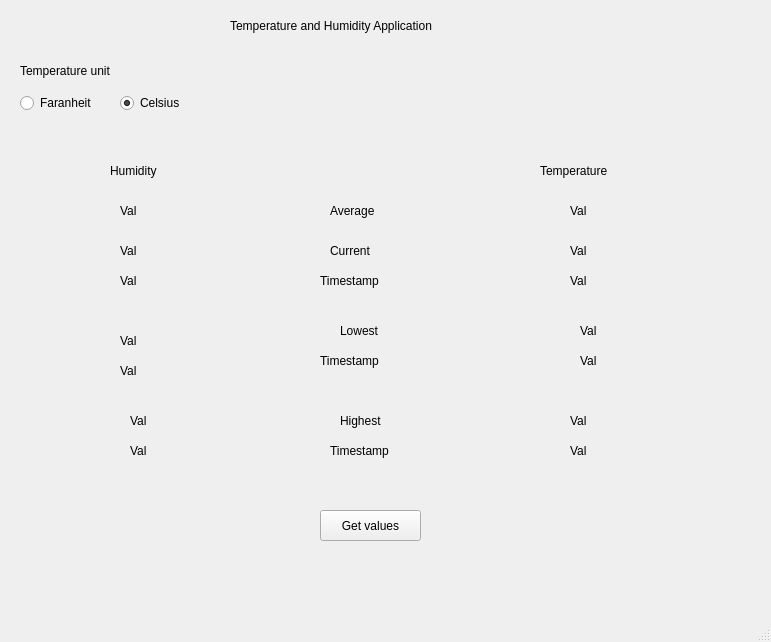
<?xml version="1.0" encoding="UTF-8"?>
<ui version="4.0">
 <class>MainWindow</class>
 <widget class="QMainWindow" name="MainWindow">
  <property name="geometry">
   <rect>
    <x>0</x>
    <y>0</y>
    <width>771</width>
    <height>642</height>
   </rect>
  </property>
  <property name="windowTitle">
   <string>MainWindow</string>
  </property>
  <widget class="QWidget" name="centralwidget">
   <widget class="QLabel" name="label">
    <property name="geometry">
     <rect>
      <x>230</x>
      <y>-40</y>
      <width>361</width>
      <height>131</height>
     </rect>
    </property>
    <property name="text">
     <string>Temperature and Humidity Application</string>
    </property>
   </widget>
   <widget class="QLabel" name="label_2">
    <property name="geometry">
     <rect>
      <x>540</x>
      <y>160</y>
      <width>121</width>
      <height>21</height>
     </rect>
    </property>
    <property name="text">
     <string>Temperature</string>
    </property>
   </widget>
   <widget class="QLabel" name="label_3">
    <property name="geometry">
     <rect>
      <x>110</x>
      <y>150</y>
      <width>91</width>
      <height>41</height>
     </rect>
    </property>
    <property name="text">
     <string>Humidity</string>
    </property>
   </widget>
   <widget class="QRadioButton" name="radioButton">
    <property name="geometry">
     <rect>
      <x>120</x>
      <y>90</y>
      <width>118</width>
      <height>26</height>
     </rect>
    </property>
    <property name="text">
     <string>Celsius</string>
    </property>
    <property name="checked">
     <bool>true</bool>
    </property>
   </widget>
   <widget class="QRadioButton" name="radioButton_2">
    <property name="geometry">
     <rect>
      <x>20</x>
      <y>90</y>
      <width>118</width>
      <height>26</height>
     </rect>
    </property>
    <property name="text">
     <string>Faranheit</string>
    </property>
   </widget>
   <widget class="QLabel" name="label_4">
    <property name="geometry">
     <rect>
      <x>340</x>
      <y>400</y>
      <width>91</width>
      <height>41</height>
     </rect>
    </property>
    <property name="text">
     <string>Highest</string>
    </property>
   </widget>
   <widget class="QLabel" name="label_5">
    <property name="geometry">
     <rect>
      <x>340</x>
      <y>310</y>
      <width>91</width>
      <height>41</height>
     </rect>
    </property>
    <property name="text">
     <string>Lowest</string>
    </property>
   </widget>
   <widget class="QLabel" name="label_6">
    <property name="geometry">
     <rect>
      <x>330</x>
      <y>230</y>
      <width>91</width>
      <height>41</height>
     </rect>
    </property>
    <property name="text">
     <string>Current</string>
    </property>
   </widget>
   <widget class="QLabel" name="label_7">
    <property name="geometry">
     <rect>
      <x>330</x>
      <y>190</y>
      <width>91</width>
      <height>41</height>
     </rect>
    </property>
    <property name="text">
     <string>Average</string>
    </property>
   </widget>
   <widget class="QLabel" name="label_8">
    <property name="geometry">
     <rect>
      <x>320</x>
      <y>260</y>
      <width>91</width>
      <height>41</height>
     </rect>
    </property>
    <property name="text">
     <string>Timestamp</string>
    </property>
   </widget>
   <widget class="QLabel" name="label_9">
    <property name="geometry">
     <rect>
      <x>20</x>
      <y>50</y>
      <width>141</width>
      <height>41</height>
     </rect>
    </property>
    <property name="text">
     <string>Temperature unit</string>
    </property>
   </widget>
   <widget class="QLabel" name="label_10">
    <property name="geometry">
     <rect>
      <x>330</x>
      <y>430</y>
      <width>91</width>
      <height>41</height>
     </rect>
    </property>
    <property name="text">
     <string>Timestamp</string>
    </property>
   </widget>
   <widget class="QLabel" name="label_11">
    <property name="geometry">
     <rect>
      <x>320</x>
      <y>340</y>
      <width>91</width>
      <height>41</height>
     </rect>
    </property>
    <property name="text">
     <string>Timestamp</string>
    </property>
   </widget>
   <widget class="QLabel" name="avgh">
    <property name="geometry">
     <rect>
      <x>120</x>
      <y>190</y>
      <width>91</width>
      <height>41</height>
     </rect>
    </property>
    <property name="text">
     <string>Val</string>
    </property>
   </widget>
   <widget class="QLabel" name="curh">
    <property name="geometry">
     <rect>
      <x>120</x>
      <y>230</y>
      <width>91</width>
      <height>41</height>
     </rect>
    </property>
    <property name="text">
     <string>Val</string>
    </property>
   </widget>
   <widget class="QLabel" name="curhtime">
    <property name="geometry">
     <rect>
      <x>120</x>
      <y>260</y>
      <width>91</width>
      <height>41</height>
     </rect>
    </property>
    <property name="text">
     <string>Val</string>
    </property>
   </widget>
   <widget class="QLabel" name="lowh">
    <property name="geometry">
     <rect>
      <x>120</x>
      <y>320</y>
      <width>91</width>
      <height>41</height>
     </rect>
    </property>
    <property name="text">
     <string>Val</string>
    </property>
   </widget>
   <widget class="QLabel" name="timehumhigh">
    <property name="geometry">
     <rect>
      <x>130</x>
      <y>430</y>
      <width>91</width>
      <height>41</height>
     </rect>
    </property>
    <property name="text">
     <string>Val</string>
    </property>
   </widget>
   <widget class="QLabel" name="highh">
    <property name="geometry">
     <rect>
      <x>130</x>
      <y>400</y>
      <width>91</width>
      <height>41</height>
     </rect>
    </property>
    <property name="text">
     <string>Val</string>
    </property>
   </widget>
   <widget class="QLabel" name="lowtime">
    <property name="geometry">
     <rect>
      <x>120</x>
      <y>350</y>
      <width>91</width>
      <height>41</height>
     </rect>
    </property>
    <property name="text">
     <string>Val</string>
    </property>
   </widget>
   <widget class="QLabel" name="avgt">
    <property name="geometry">
     <rect>
      <x>570</x>
      <y>190</y>
      <width>91</width>
      <height>41</height>
     </rect>
    </property>
    <property name="text">
     <string>Val</string>
    </property>
   </widget>
   <widget class="QLabel" name="curtemp">
    <property name="geometry">
     <rect>
      <x>570</x>
      <y>230</y>
      <width>91</width>
      <height>41</height>
     </rect>
    </property>
    <property name="text">
     <string>Val</string>
    </property>
   </widget>
   <widget class="QLabel" name="curttime">
    <property name="geometry">
     <rect>
      <x>570</x>
      <y>260</y>
      <width>91</width>
      <height>41</height>
     </rect>
    </property>
    <property name="text">
     <string>Val</string>
    </property>
   </widget>
   <widget class="QLabel" name="lowtemp">
    <property name="geometry">
     <rect>
      <x>580</x>
      <y>310</y>
      <width>91</width>
      <height>41</height>
     </rect>
    </property>
    <property name="text">
     <string>Val</string>
    </property>
   </widget>
   <widget class="QLabel" name="timelowtemp">
    <property name="geometry">
     <rect>
      <x>580</x>
      <y>340</y>
      <width>91</width>
      <height>41</height>
     </rect>
    </property>
    <property name="text">
     <string>Val</string>
    </property>
   </widget>
   <widget class="QLabel" name="hightemp">
    <property name="geometry">
     <rect>
      <x>570</x>
      <y>400</y>
      <width>91</width>
      <height>41</height>
     </rect>
    </property>
    <property name="text">
     <string>Val</string>
    </property>
   </widget>
   <widget class="QLabel" name="timethigh">
    <property name="geometry">
     <rect>
      <x>570</x>
      <y>430</y>
      <width>91</width>
      <height>41</height>
     </rect>
    </property>
    <property name="text">
     <string>Val</string>
    </property>
   </widget>
   <widget class="QPushButton" name="pushButton">
    <property name="geometry">
     <rect>
      <x>320</x>
      <y>510</y>
      <width>101</width>
      <height>31</height>
     </rect>
    </property>
    <property name="text">
     <string>Get values</string>
    </property>
   </widget>
  </widget>
  <widget class="QMenuBar" name="menubar">
   <property name="geometry">
    <rect>
     <x>0</x>
     <y>0</y>
     <width>771</width>
     <height>27</height>
    </rect>
   </property>
  </widget>
  <widget class="QStatusBar" name="statusbar"/>
 </widget>
 <resources/>
 <connections/>
</ui>
